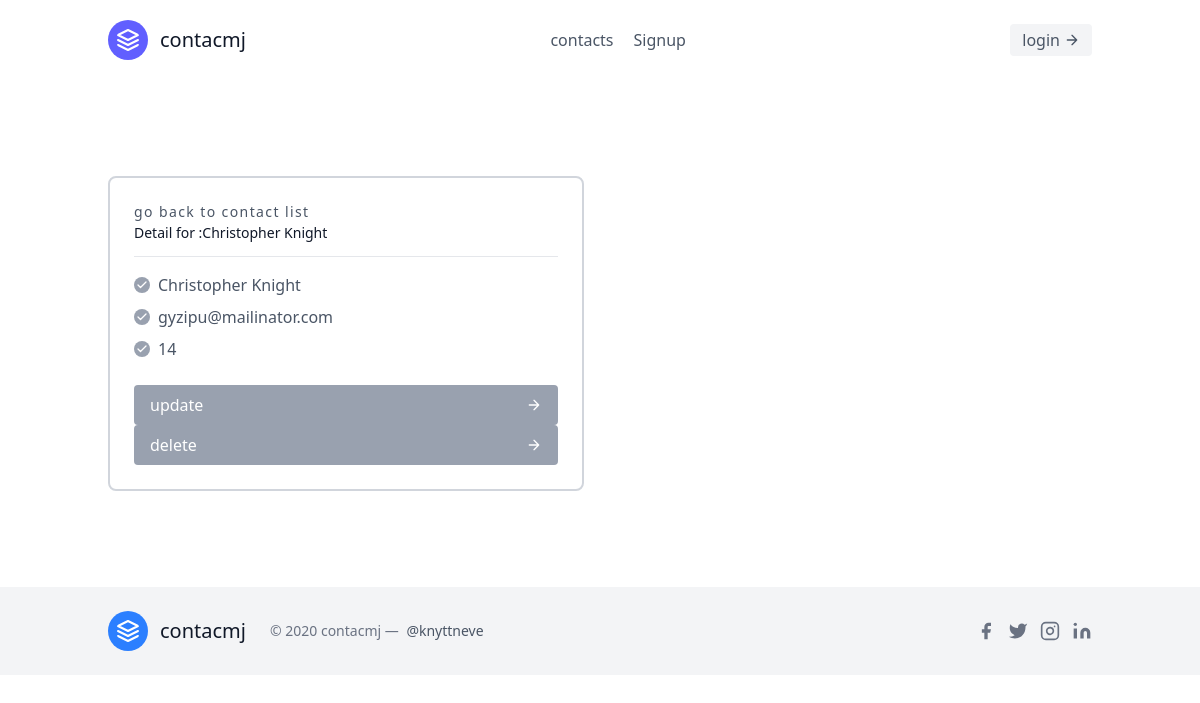
Page /contacts/6/ on the earlier database version.
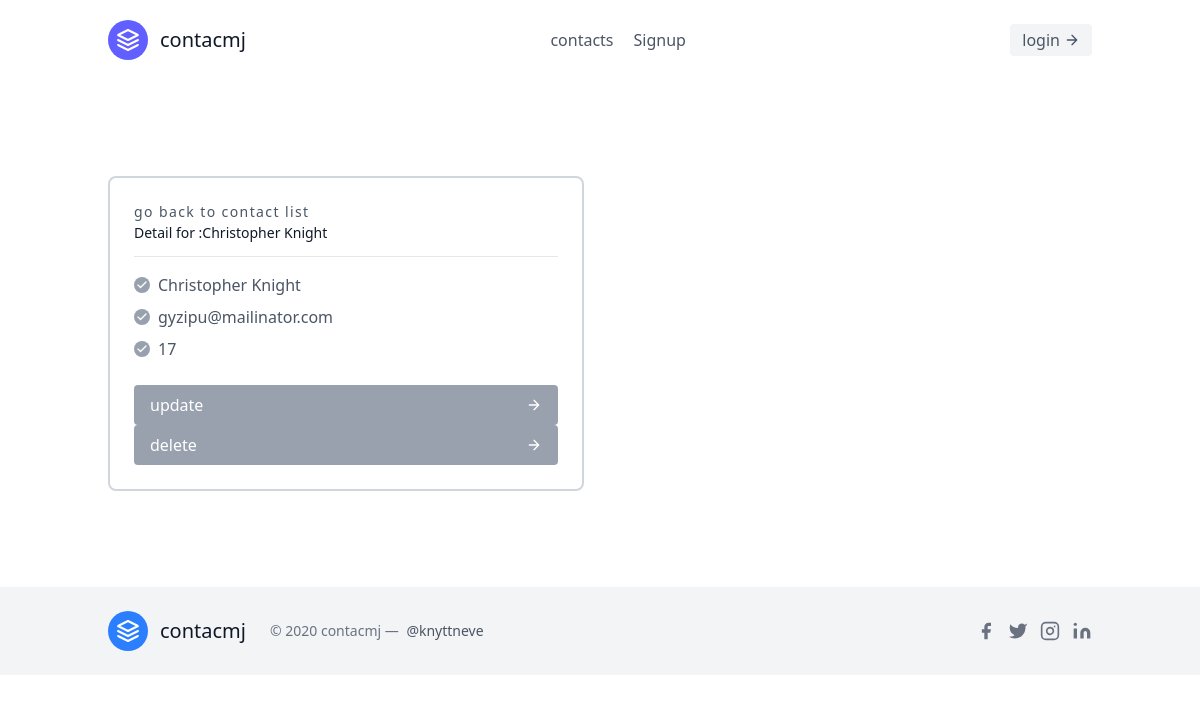
Same page on the later database version.
### contacts/models.py (models this page shows, shortened)
class Contact(models.Model):
    name=models.CharField(max_length=30)
    email=models.EmailField(unique=True)
    phone=models.IntegerField(max_length=100)
    registrar=models.ForeignKey("Registrar",on_delete=models.CASCADE)

### contacts/views.py (the view)
# urls.py: path('<int:pk>/',ContactDetailView.as_view(),name='contact-detail'),
class ContactDetailView(DetailView):
    template_name="leads/contactDetail.html"
    queryset=Contact.objects.all()
    context_object_name='contacts'

### contacts/templates/leads/contactDetail.html
{% extends 'base.html' %}
{% block content %}
<section class="text-gray-600 body-font overflow-hidden">
    <div class="container px-5 py-24 mx-auto">
      <div class="flex flex-wrap -m-4">
        <div class="p-4 xl:w-1/4 md:w-1/2 w-full">
          <div class="h-full p-6 rounded-lg border-2 border-gray-300 flex flex-col relative overflow-hidden">
            <a href="{% url 'contacts:contact-list' %}" class="text-sm tracking-widest title-font mb-1 font-medium">go back to contact list</a>
            <h1 class="text-sm text-gray-900 pb-4 mb-4 border-b border-gray-200 leading-none">Detail for :{{contacts.name}}</h1>
            <p class="flex items-center text-gray-600 mb-2">
              <span class="w-4 h-4 mr-2 inline-flex items-center justify-center bg-gray-400 text-white rounded-full flex-shrink-0">
                <svg fill="none" stroke="currentColor" stroke-linecap="round" stroke-linejoin="round" stroke-width="2.5" class="w-3 h-3" viewBox="0 0 24 24">
                  <path d="M20 6L9 17l-5-5"></path>
                </svg>
              </span>{{ contacts.name }}
            </p>
            <p class="flex items-center text-gray-600 mb-2">
              <span class="w-4 h-4 mr-2 inline-flex items-center justify-center bg-gray-400 text-white rounded-full flex-shrink-0">
                <svg fill="none" stroke="currentColor" stroke-linecap="round" stroke-linejoin="round" stroke-width="2.5" class="w-3 h-3" viewBox="0 0 24 24">
                  <path d="M20 6L9 17l-5-5"></path>
                </svg>
              </span>{{ contacts.email }}
            </p>
            <p class="flex items-center text-gray-600 mb-6">
              <span class="w-4 h-4 mr-2 inline-flex items-center justify-center bg-gray-400 text-white rounded-full flex-shrink-0">
                <svg fill="none" stroke="currentColor" stroke-linecap="round" stroke-linejoin="round" stroke-width="2.5" class="w-3 h-3" viewBox="0 0 24 24">
                  <path d="M20 6L9 17l-5-5"></path>
                </svg>
              </span>{{ contacts.phone }}
            </p>
            <a href="{% url 'contacts:contact-update' contacts.pk %}" class="flex items-center mt-auto text-white bg-gray-400 border-0 py-2 px-4 w-full focus:outline-none hover:bg-gray-500 rounded">
                update
              <svg fill="none" stroke="currentColor" stroke-linecap="round" stroke-linejoin="round" stroke-width="2" class="w-4 h-4 ml-auto" viewBox="0 0 24 24">
                <path d="M5 12h14M12 5l7 7-7 7"></path>
              </svg>
            </a>
            <a href="{% url 'contacts:contact-delete' contacts.pk %}" class="flex items-center mt-auto text-white bg-gray-400 border-0 py-2 px-4 w-full focus:outline-none hover:bg-gray-500 rounded">
                delete
              <svg fill="none" stroke="currentColor" stroke-linecap="round" stroke-linejoin="round" stroke-width="2" class="w-4 h-4 ml-auto" viewBox="0 0 24 24">
                <path d="M5 12h14M12 5l7 7-7 7"></path>
              </svg>
            </a>
          </div>
        </div>
    </div>
  </section>
{% endblock content %}

Differences in the rows shown:
changed Contact "Christopher Knight": phone "14" → "17"
